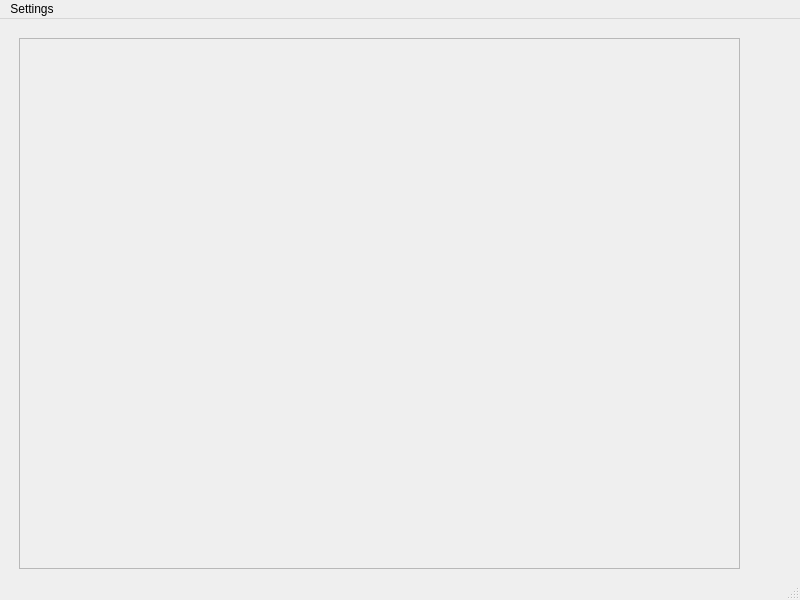
<?xml version="1.0" encoding="UTF-8"?>
<ui version="4.0">
 <class>MainWindow</class>
 <widget class="QMainWindow" name="MainWindow">
  <property name="geometry">
   <rect>
    <x>0</x>
    <y>0</y>
    <width>800</width>
    <height>600</height>
   </rect>
  </property>
  <property name="windowTitle">
   <string>MainWindow</string>
  </property>
  <widget class="QWidget" name="centralwidget">
   <widget class="QScrollArea" name="scrollArea_messages">
    <property name="geometry">
     <rect>
      <x>19</x>
      <y>19</y>
      <width>721</width>
      <height>531</height>
     </rect>
    </property>
    <property name="widgetResizable">
     <bool>true</bool>
    </property>
    <widget class="QWidget" name="layout_messages">
     <property name="geometry">
      <rect>
       <x>0</x>
       <y>0</y>
       <width>719</width>
       <height>529</height>
      </rect>
     </property>
    </widget>
   </widget>
  </widget>
  <widget class="QMenuBar" name="menubar">
   <property name="geometry">
    <rect>
     <x>0</x>
     <y>0</y>
     <width>800</width>
     <height>21</height>
    </rect>
   </property>
   <widget class="QMenu" name="menuSettings">
    <property name="title">
     <string>Settings</string>
    </property>
    <addaction name="actionExit"/>
    <addaction name="actionPreferences"/>
   </widget>
   <addaction name="menuSettings"/>
  </widget>
  <widget class="QStatusBar" name="statusbar"/>
  <action name="actionExit">
   <property name="text">
    <string>Exit</string>
   </property>
  </action>
  <action name="actionPreferences">
   <property name="text">
    <string>Preferences</string>
   </property>
  </action>
 </widget>
 <resources/>
 <connections/>
</ui>
